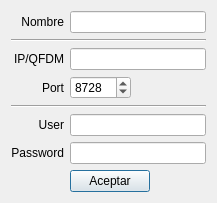
<?xml version="1.0" encoding="UTF-8"?>
<ui version="4.0">
 <class>DlgRouterConfig</class>
 <widget class="QDialog" name="DlgRouterConfig">
  <property name="windowModality">
   <enum>Qt::WindowModal</enum>
  </property>
  <property name="geometry">
   <rect>
    <x>0</x>
    <y>0</y>
    <width>217</width>
    <height>189</height>
   </rect>
  </property>
  <property name="windowTitle">
   <string>Dialog</string>
  </property>
  <layout class="QGridLayout" name="gridLayout">
   <item row="1" column="0" colspan="2">
    <widget class="Line" name="line_2">
     <property name="orientation">
      <enum>Qt::Horizontal</enum>
     </property>
    </widget>
   </item>
   <item row="4" column="0" colspan="2">
    <widget class="Line" name="line">
     <property name="orientation">
      <enum>Qt::Horizontal</enum>
     </property>
    </widget>
   </item>
   <item row="2" column="1">
    <widget class="QLineEdit" name="leIP"/>
   </item>
   <item row="5" column="1">
    <widget class="QLineEdit" name="leUser"/>
   </item>
   <item row="6" column="1">
    <widget class="QLineEdit" name="lePass"/>
   </item>
   <item row="3" column="1">
    <widget class="QSpinBox" name="sbPort">
     <property name="sizePolicy">
      <sizepolicy hsizetype="Maximum" vsizetype="Fixed">
       <horstretch>0</horstretch>
       <verstretch>0</verstretch>
      </sizepolicy>
     </property>
     <property name="minimum">
      <number>1</number>
     </property>
     <property name="maximum">
      <number>65532</number>
     </property>
     <property name="value">
      <number>8728</number>
     </property>
    </widget>
   </item>
   <item row="3" column="0">
    <widget class="QLabel" name="label_2">
     <property name="text">
      <string>Port</string>
     </property>
     <property name="alignment">
      <set>Qt::AlignRight|Qt::AlignTrailing|Qt::AlignVCenter</set>
     </property>
    </widget>
   </item>
   <item row="6" column="0">
    <widget class="QLabel" name="label_4">
     <property name="text">
      <string>Password</string>
     </property>
     <property name="alignment">
      <set>Qt::AlignRight|Qt::AlignTrailing|Qt::AlignVCenter</set>
     </property>
    </widget>
   </item>
   <item row="5" column="0">
    <widget class="QLabel" name="label_3">
     <property name="text">
      <string>User</string>
     </property>
     <property name="alignment">
      <set>Qt::AlignRight|Qt::AlignTrailing|Qt::AlignVCenter</set>
     </property>
    </widget>
   </item>
   <item row="2" column="0">
    <widget class="QLabel" name="label">
     <property name="text">
      <string>IP/QFDM</string>
     </property>
     <property name="alignment">
      <set>Qt::AlignRight|Qt::AlignTrailing|Qt::AlignVCenter</set>
     </property>
    </widget>
   </item>
   <item row="7" column="1">
    <widget class="QPushButton" name="btOk">
     <property name="sizePolicy">
      <sizepolicy hsizetype="Maximum" vsizetype="Fixed">
       <horstretch>0</horstretch>
       <verstretch>0</verstretch>
      </sizepolicy>
     </property>
     <property name="text">
      <string>Aceptar</string>
     </property>
     <property name="default">
      <bool>true</bool>
     </property>
    </widget>
   </item>
   <item row="0" column="0">
    <widget class="QLabel" name="label_5">
     <property name="text">
      <string>Nombre</string>
     </property>
     <property name="alignment">
      <set>Qt::AlignRight|Qt::AlignTrailing|Qt::AlignVCenter</set>
     </property>
    </widget>
   </item>
   <item row="0" column="1">
    <widget class="QLineEdit" name="leName"/>
   </item>
  </layout>
 </widget>
 <tabstops>
  <tabstop>leName</tabstop>
  <tabstop>leIP</tabstop>
  <tabstop>sbPort</tabstop>
  <tabstop>leUser</tabstop>
  <tabstop>lePass</tabstop>
  <tabstop>btOk</tabstop>
 </tabstops>
 <resources/>
 <connections/>
</ui>
